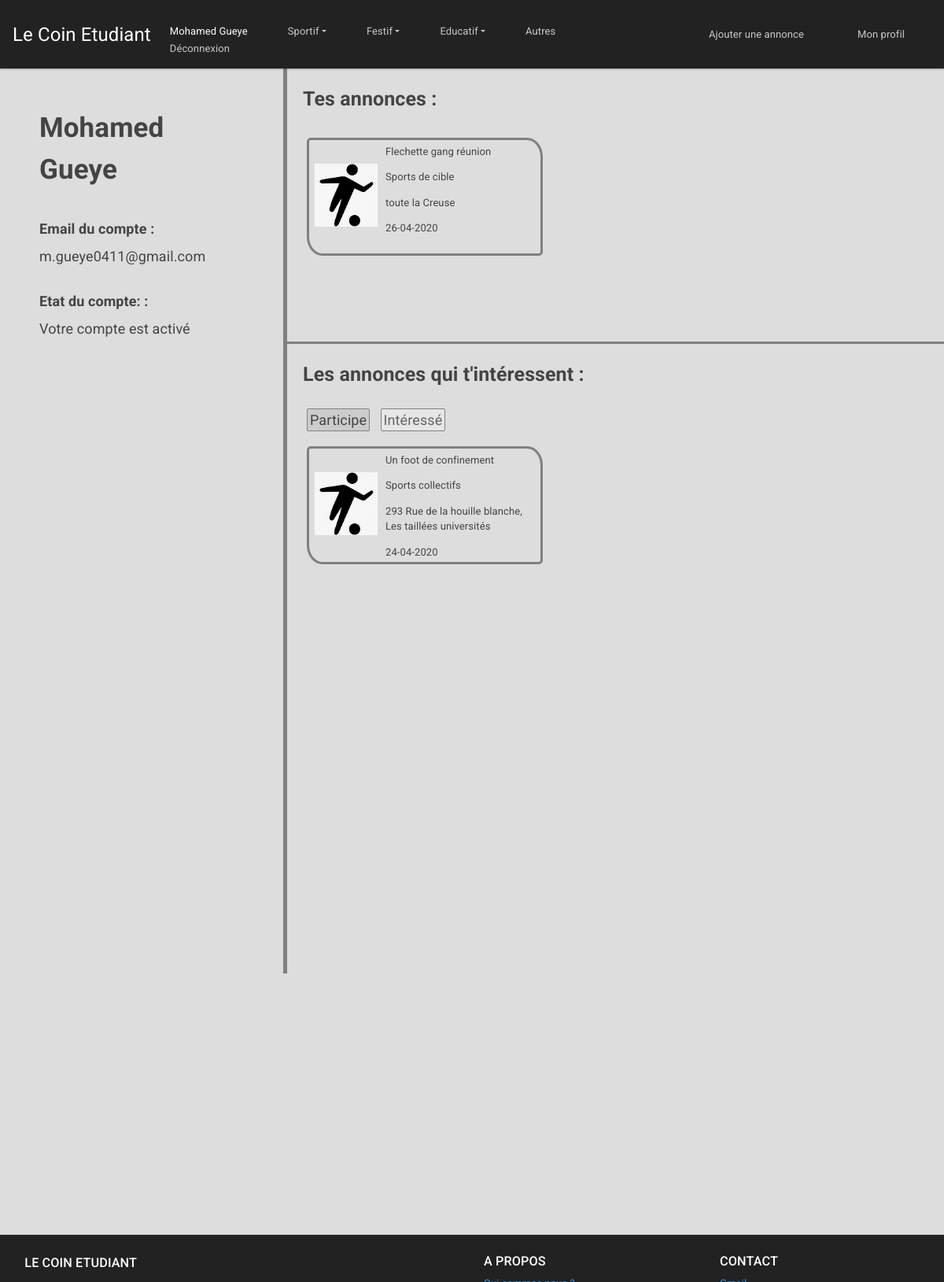
Screenshot of /controleur/Profil.ctrl.php?annonces=part (signed in) with the database file from the repository.
### tables this page shows
CREATE TABLE "annonce" (
	"id"	INTEGER,
	"idClient"	INTEGER,
	"type"	TEXT,
	"categorie"	TEXT,
	"sousCategorie"	TEXT,
	"titre"	TEXT,
	"contenu"	TEXT,
	"adresse"	TEXT,
	"nbParticipant"	INTEGER,
	"nbInteresse"	INTEGER,
	"departement"	TEXT,
	"datePrevu"	TEXT,
	"heurePrevu"	TEXT,
	"dateHeure"	TEXT,
	PRIMARY KEY("id"),
	FOREIGN KEY("idClient") REFERENCES "client"("id"),
	FOREIGN KEY("categorie") REFERENCES "categorie"("id")
);

### modele/DAO.class.php (called while the page is built, shortened)
<?php
class DAO
{
  private $db;
  function __construct()
  {
    try {
      $this->db = new PDO('sqlite:../modele/data/data.db');
    } catch (Exception $e) {
      die("erreur de connexion:".$e->getMessage());
    }
  }
  function getCategorie($idAnnonce): string {
    $requeteSQL = "SELECT categorie FROM annonce WHERE id = $idAnnonce";
    $retour = $this->db->query($requeteSQL);
    $categorie = $retour->fetch()[0];
    return $categorie;
  }
  function getAdresse($idAnnonce): string {
    $requeteSQL = "SELECT adresse FROM annonce WHERE id =$idAnnonce";
    $retour = $this->db->query($requeteSQL);
    $addr = $retour->fetch()[0];
    return $addr;
  }
  function getDateAnnonce($idAnnonce): string {
    $requeteSQL = "SELECT datePrevu FROM annonce WHERE id =$idAnnonce";
    $retour = $this->db->query($requeteSQL);
    $date = $retour->fetch()[0];
    return $date;
  }
  function getAnnoncesClient($idClient): array {
    $id = (int) $idClient;
    $requeteSQL = "SELECT * FROM annonce WHERE idClient =$id";
    $retourRequete = $this->db->query($requeteSQL);
    $tab_retour = $retourRequete->fetchAll(PDO::FETCH_CLASS, "Annonce");
    return $tab_retour;
  }
  function getAnnoncesFav(int $idClient): array {
    $requeteSQL = "SELECT A.* FROM favoris F, annonce A WHERE F.idClient =$idClient AND F.idAnnonce=A.id";
    $retourRequete = $this->db->query($requeteSQL);
    $tab_retour = $retourRequete->fetchAll(PDO::FETCH_CLASS, "Annonce");
    return $tab_retour;
  }
}
$dao = new DAO();
?>

### vue/Profilview.php (the view, shortened to what this page needs)
<!DOCTYPE html>
<html lang="en" dir="ltr">
<head>
  <link rel="stylesheet" href="../vue/css/bootstrap.min.css">
  <link rel="stylesheet" href="../vue/css/Profilview.css">
  <link rel="stylesheet" href="../vue/css/Header.css">
  <link rel="stylesheet" href='../vue/css/jquery.flipster.css'>
</head>
<body>
  <header>
    <?php include('header.php') ?>
  </header>
  <div class="corps">
    <div class="column" id="gauche" style="background-color:#ddd;">
      <p class="titreDiv" id="nomPrenom"> <?=$_SESSION['Client']->prenom?> <?=$_SESSION['Client']->nom?> </p>
      <div class="afficheMail">
        <label for="mail">Email du compte :</label>
        <p id="mail"> <?=$_SESSION['Client']->email?> </p>
      </div>
      <div class="afficheEtat">
        <label for="etat">Etat du compte: :</label>
        <?php if ($_SESSION['Client']->emailVerifie) { ?>
          <p id="etat">Votre compte est activé</p>
        <?php } else { ?>
          <p id="etat">Votre compte n'est pas activé, vérifiez vore email pour l'activer</p>
        <?php } ?>
      </div>
    </div>
    <div class="column" id="droite" style="background-color:#ddd;">
      <div id="annoncesPub">
        <p class="titreDiv">Tes annonces :</p>
        <?php
        foreach ($annoncesPostees as $annonce) { ?>
          <a href="../controleur/AnnonceDetail.ctrl.php?id=<?=$annonce->id ?>" style="text-decoration:none; color: inherit;">
            <div class="annonce annonceZoom">
            <img src="../modele/img/icone_sport.jpg" class="image">
            <p class="titre"> <?php echo($annonce->titre); ?></p>
            <p class="categorie"><?php
            $cat = getCategorie($annonce->id, $dao);
            echo "$cat"; ?></p>
            <p class="adresse"> <?php
            $addr = getAdresse($annonce->id, $dao);
            echo "$addr"; ?></p>
            <p class="horraire"><?php
            $date = getDateAnnonce($annonce->id, $dao);
            echo "$date"; ?></p>
          </div> </a>
        <?php } ?>
      </div>
        <div id="annoncesFav">
        <p class="titreDiv">Les annonces qui t'intéressent :</p>
        <div class="choixAffichage">
          <a class="lienAffichage" id="<?=$etatPart ?>" href="Profil.ctrl.php?annonces=part"> Participe</a>
          <a class="lienAffichage" id="<?=$etatInt ?>"href="Profil.ctrl.php?annonces=int"> Intéressé</a>
        </div>
      <?php
      if ($_GET['annonces']=='part') {
       foreach ($annoncesFavoris as $annonce) {
        $cat = getCategorie($annonce->id, $dao);
        $addr = getAdresse($annonce->id, $dao);
        $date = getDateAnnonce($annonce->id, $dao);
        ?>
        <a href="../controleur/AnnonceDetail.ctrl.php?id=<?=$annonce->id ?>" style="text-decoration:none; color: inherit;">
        <div class="annonce annonceZoom">
          <img src="../modele/img/icone_sport.jpg" class="image">
          <p class="titre"> <?=$annonce->titre ?></p>
        <p class="categorie"><?=$cat?></p>
          <p class="adresse"><?=$addr?></p>
          <p class="horraire"><?=$date?></p>
        </div> </a>
        <?php
       }
      } ?>
      </div>
    </div>
  </div>
  <footer class="footer">
    <?php include('footer.php') ?>
  </footer>
</body>
</html>

### vue/css/Profilview.css (style rules this page uses)
* { box-sizing: border-box; }
body { background-color: #DDDDDD; }
.corps { width: 100%; height: 100%; }
.column { float: left; }
#gauche { width: 30%; height: 100%; padding: 50px; font-size: 18px; }
#droite { width: 70%; border-left: solid 5px grey; }
.choixAffichage { padding-bottom: 15px; }
.lienAffichage { margin: 5px; padding: 3px; border: solid 1px grey; border-radius: 2px; background-color: #ccc; font-size: 18px; }
#actif { color: #444; }
#non-actif { background-color: #e6e6e6; color: #666; }
#annoncesPub { padding: 20px; overflow-y: auto; height: 350px; border-bottom: solid 3px grey; }
#annoncesFav { padding: 20px; overflow-y: auto; height: 800px; }
.annonce { margin: 5px 15px 15px 5px;; float: left; width: 300px; height: 150px; border: solid 3px grey; border-radius: 5px 20px / 5px 24px; padding: 5px; }
.image { float: left; margin: 25px 10px 25px 2px;; height: 80px; width: 80px; }
.titreDiv { font-size: 25px; font-weight: bold; }
#nomPrenom { font-size: 35px; }
label { font-weight: bold; }
#etat, #mail { margin-bottom: 30px; }
.annonceZoom { transition: transform .2s; }

### vue/footer.php (style rules this page uses)
footer { background-color: #222; color: #FFF; }
html { position: relative; min-height: 100%; }
.footer { position: absolute; bottom: 0; width: 100%; height: 60px; background: #000000; color: #FFFFFF; }

### rows the page displays
annonce: titre "Flechette gang réunion", cat "Sports de cible", addr "toute la Creuse", date "26-04-2020"
annonce: titre "Un foot de confinement", cat "Sports collectifs", addr "293 Rue de la houille blanche, Les taillées universités", date "24-04-2020"

### other values shown
$_SESSION['Client']->prenom "Mohamed"
$_SESSION['Client']->nom "Gueye"
$_SESSION['Client']->email "m.gueye0411@gmail.com"
